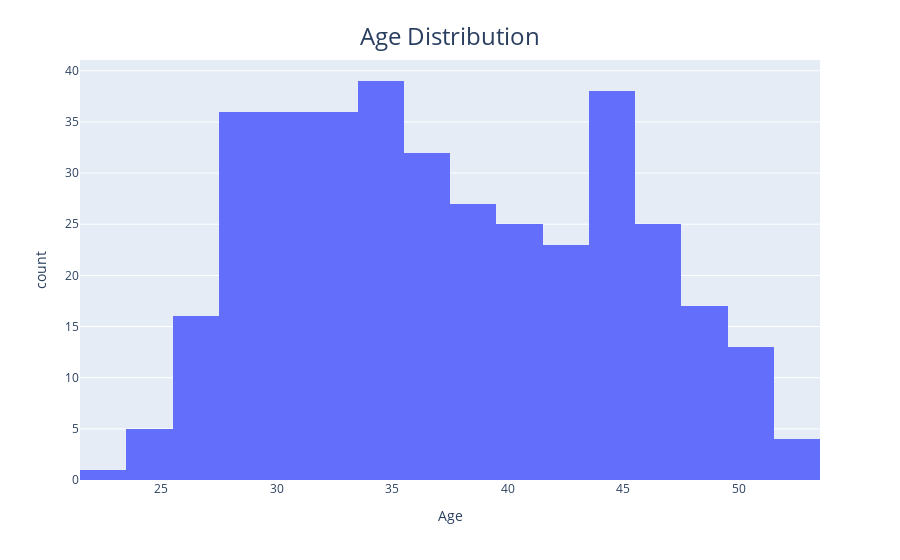

Notebook code for this chart:
### Code cell
histogram(data , x = "Age", title="Age Distribution")

### Figure 1 — Plotly figure (JSON) as saved in the notebook; plotly's stock layout.template omitted (floating-point values rounded to 4 significant figures; data arrays with more than 128 entries replaced by an {"elided": "..."} marker saying what was removed)
{"data": [{"alignmentgroup": "True", "bingroup": "x", "hovertemplate": "Age=%{x}<br>count=%{y}<extra></extra>", "legendgroup": "", "marker": {"color": "#636efa", "pattern": {"shape": ""}}, "name": "", "offsetgroup": "", "orientation": "v", "showlegend": false, "type": "histogram", "x": {"elided": "375 int values"}, "xaxis": "x", "yaxis": "y"}], "layout": {"autosize": true, "barmode": "relative", "legend": {"tracegroupgap": 0}, "margin": {"t": 60}, "title": {"font": {"size": 24}, "text": "Age Distribution", "x": 0.5, "y": 0.95}, "xaxis": {"anchor": "y", "autorange": true, "domain": [0, 1], "range": [21.5, 53.5], "title": {"text": "Age"}, "type": "linear"}, "yaxis": {"anchor": "x", "autorange": true, "domain": [0, 1], "range": [0, 41.05], "title": {"text": "count"}}}}
